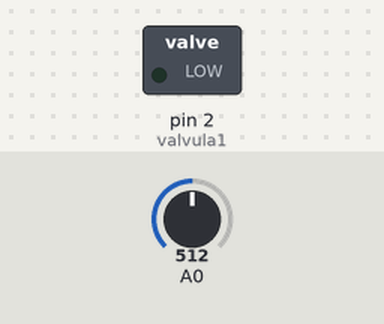
This sketch was run on a simulated Arduino Uno, built with avr-gcc and run on an emulated ATmega328P. Parts: switched loads named in the sketch (green lamp = pin HIGH). The inputs (shaded band) are chosen by the test bench; at power-on: A0 = 512.

Above: at 1.2 s.
1.3 s: A0 set to 544
2.8 s: A0 set to 576
At 3.8 s:
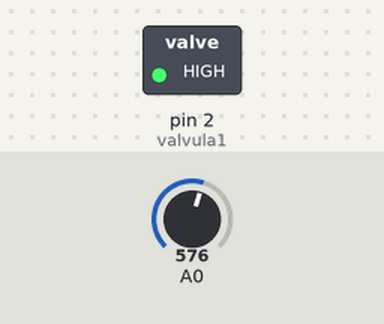
4.3 s: A0 set to 511
At 5.0 s:
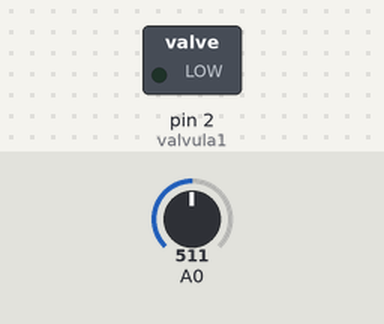
5.8 s: A0 set to 716
At 6.1 s:
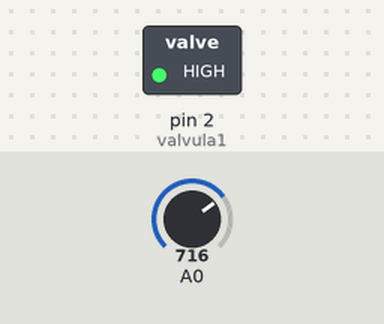
Timing chart, 0 to 8.3 s (numbered marks = the images above; inputs shaded):
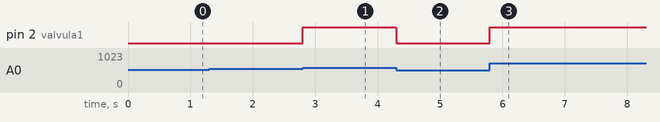

Measured:
- the behaviour switches between 559 and 560 on A0 (found by bisection; images 0 and 1)
- after the input at 1.3 s, every drawn part: stays the same
- after the input at 2.8 s, pin 2 (valvula1): LOW → HIGH at once
- after the input at 4.3 s, pin 2 (valvula1): HIGH → LOW at once
- after the input at 5.8 s, pin 2 (valvula1): LOW → HIGH at once

The sketch:

Riego_automatico.ino
```cpp
int valvula1=2;
int sensor1=0;
void setup ()
{
    Serial.begin(9600);
    pinMode(valvula1,OUTPUT);
    Serial.begin(9600);
    digitalWrite(valvula1, LOW);
}
void loop ()
{
    sensor1= 105-(analogRead(0)*100)/1000;
    if(sensor1>50)
    {
    digitalWrite(valvula1, LOW);
    }
    if(sensor1<50)
    {
    digitalWrite(valvula1, HIGH);
    }
    //Serial.println(sensor1);
    //digitalWrite(valvula1, HIGH);
    //delay(2500);
    //digitalWrite(valvula1, LOW);
    //delay(2500);
}
```
